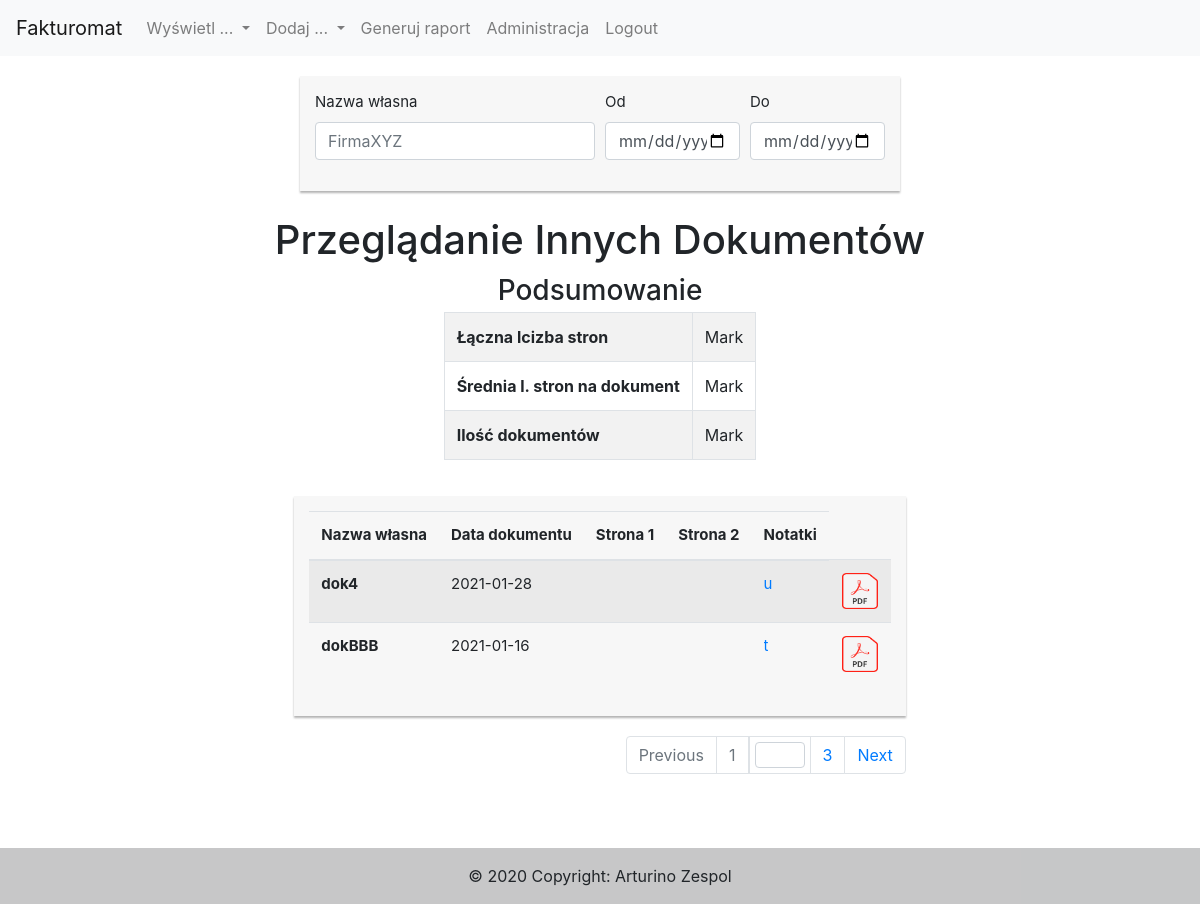
/index.php?action=otherDocuments-show (signed in), run on the app's committed database.
### tables this page shows
CREATE TABLE `otherdocuments` (
  `id` int(11) NOT NULL,
  `name` varchar(255) NOT NULL,
  `date` date NOT NULL,
  `notes` text NOT NULL,
  `firstSide` varchar(255) NOT NULL,
  `secondSide` varchar(255) NOT NULL
);

### models/repositories/OtherDocumentsRepository.php (called while the page is built, shortened)
<?php
class OtherDocumentsRepository
{
    public function getAll( $limit = 0, $order="date") {
        global $config;
        $pdo = new PDO($config['dsn'], $config['login'], $config['password']);
        $query = "SELECT *
                FROM `otherdocuments` as `o`
                ORDER BY $order DESC".($limit != 0 ? " LIMIT $limit" : "");
        $sth = $pdo->prepare($query);
        $sth->execute();
        $result = $sth->fetchAll(PDO::FETCH_CLASS, "OtherDocuments");
        return $result;
    }
}

### models/OtherDocuments.php (called while the page is built, shortened)
<?php
class OtherDocuments implements JsonSerializable
{
    private $id;
    private $name;
    private $date;
    private $notes;
    public function getId()
    {
        return $this->id;
    }
    public function getName()
    {
        return $this->name;
    }
    public function getDate()
    {
        return $this->date;
    }
    public function getNotes()
    {
        return $this->notes;
    }
    public function jsonSerialize()
    {
        $vars = get_object_vars($this);
        return $vars;
    }
}

### views/otherDocs/OtherDocumentsIndexView.php (the view, shortened to what this page needs)
<?php
class otherDocumentsIndexView
{
    public static function render( $recordsMainTable, $numberOfRecordsInDB, $reportData = [])
    {
        $id = "otherDocumentsIndex";
        ?>
        <?= Layout::header() ?>
            <div class="row">
                <div class="col"></div>
                <div class="col-md col-md-auto">
                    <div id="<?= $id ?>SearchBox" class="my-search-box">
                        <form id="<?= $id ?>SearchForm_">
                            <div class="form-row">
                                <div class="form-group col-lg-6 col-md-12">
                                    <label for="SearchForm_name">Nazwa własna</label>
                                    <input id="SearchForm_name" maxlength="30" type="text" class="form-control" pattern="^[\d\w]*$" placeholder="FirmaXYZ" onfocusout="filterDataInInvoiceSaleIndexTable();">
                                </div>
                                <div class="form-group col-lg-3  col-md-6">
                                    <label for="SearchForm_dateAddStart">Od</label>
                                    <input id="SearchForm_dateAddStart" type="date" class="form-control" oninput="filterDataInInvoiceSaleIndexTable();">
                                </div>
                                <div class="form-group col-lg-3  col-md-6">
                                    <label for="SearchForm_dateAddEnd">Do</label>
                                    <input id="SearchForm_dateAddEnd" type="date" class="form-control" oninput="filterDataInInvoiceSaleIndexTable();">
                                </div>
                            </div>
                        </form>
                    </div>
                </div>
                <div class="col"></div>
            </div>
            <div class="row">
                <div class="col"></div>
                <div class="col-md col-md-auto">
                    <h1 class="title">Przeglądanie Innych Dokumentów</h1>
                </div>
                <div class="col"></div>
                <div class="col"></div>
                <div class="col-md col-md-auto">
                    <h3 class="title">Podsumowanie</h3>
                    <table class="table table-striped table-bordered">
                        <tbody>
                        <tr>
                            <th scope="row">Łączna lcizba stron</th>
                            <td>Mark</td>
                        </tr>
                        <tr>
                            <th scope="row">Średnia l. stron na dokument</th>
                            <td>Mark</td>
                        </tr>
                        <tr>
                            <th scope="row">Ilość dokumentów</th>
                            <td>Mark</td>
                        </tr>
                        </tbody>
                    </table>
                </div>
                <div class="col"></div>
            </div>
            <div class="row">
                <div class="col"></div>
                <div class="col-md col-md-auto">
                    <div id="invoice-sale-index" class="my-form-box">
                        <table id="<?= $id ?>Table" class="table table-striped">
                            <thead>
                            <tr>
                                <th scope="col">Nazwa własna</th>
                                <th scope="col">Data dokumentu</th>
                                <th scope="col" style="max-width: 100px;">Strona 1</th>
                                <th scope="col" style="max-width: 100px;">Strona 2</th>
                                <th scope="col" class="showDataIndexTableWider">Notatki</th>
                            </tr>
                            </thead>
                            <tbody>
                                <?php
                                    foreach ($recordsMainTable as $val) {
                                        echo '<tr>';
                                        echo '<th scope="row">'.$val->getName().'</th>';
                                        echo '<td class="">'.$val->getDate().'</td>';
                                        echo '<td class="" style="max-width: 100px;">'.$val->getFirstSide().'</td>';
                                        echo '<td class="" style="max-width: 100px;">'.$val->getSecondSide().'</td>';
                                        echo '<td class="showDataIndexTableWider"><a href="#" class="notate-tablefield" data-toggle="modal" data-target="#'.$id.'Modal" onclick=\'changeDataInModal('
                                            .json_encode($val)
                                            .');\'>'.$val->getNotes().'</a></td>';
                                        echo '<td class="showDataIndexTableWider"><a class="btn" href="index.php?action=getFile&fileType=otherDocs&fileNumber='
                                            .$val->getId()
                                            .'"><img class="pdfIcon" src="./images/pdf_image.png"></a></td>';
                                        echo '</tr>';
                                    }
                                ?>
                            </tbody>
                        </table>
                    </div>
                    <nav id="Nav" class="my-navs" aria-label="...">
                        <ul class="pagination justify-content-end">
                            <li id="NavPrev" class="page-item disabled">
                                <button class="page-link" onclick="changePageInTable('prev');" aria-disabled="true">Previous</button>
                            </li>
                            <li id="NavFirst" class="page-item disabled">
                                <button class="page-link" onclick="changePageInTable(1);" aria-disabled="true" >1</button>
                            </li>
                            <li class="page-item" aria-current="page">
                                <a id="NavPageSelector" class="page-link" href="#">
                                    <input type="number" maxlength="4" min="1" class="form-control" oninput="changePageInTable(this.value);">
                                </a>
                            </li>
                            <li id="NavLast" class="page-item">
                                <button  class="page-link" onclick="changePageInTable(parseInt(this.innerText));"><?= $numberOfRecordsInDB ?></button>
                            </li>
                            <li id="NavNext" class="page-item">
                                <button  class="page-link" onclick="changePageInTable('next');">Next</button>
                            </li>
                        </ul>
                    </nav>
                </div>
                <div class="col"></div>
            </div>
        <?= Layout::footer() ?>
        <?php
        $html = ob_get_clean();
        return $html;
    }
}
?>

### styles.css (style rules this page uses)
#form-control, .btn { min-height: 38px; border-radius: 2px; }
.my-form-box { background: #f7f7f7; font-size: 15px; margin: 20px; box-shadow: 0px 2px 2px rgba(0, 0, 0, 0.3); padding: 15px; }
.title { text-align: center; margin: 5px; }
.my-search-box { background: #f7f7f7; font-size: 15px; margin: 20px; box-shadow: 0px 2px 2px rgba(0, 0, 0, 0.3); padding: 15px; max-width: 600px; }
.notate-tablefield { overflow: hidden; max-height: 50px; display: block; width: 50px; word-wrap: break-word; }
td { overflow: hidden; text-overflow: ellipsis; }
th.showDataIndexTableWider,td.showDataIndexTableWider { display: none; }
@media (min-width: 992px) { th.showDataIndexTableWider,td.showDataIndexTableWider { display: table-cell; } }
td.showDataIndexTableWider a.btn { margin: 0px; padding: 0px; }
.pdfIcon { width: 36px; height: 36px; }
.my-navs { margin: 20px 20px 80px 20px; }
#NavPageSelector { margin: 0px; padding: 5px; }
#NavPageSelector input { margin: 0px; padding: 5px; width: 50px; height: 26px; }

### data on the page
otherdocuments: name "dok4", date "2021-01-28", notes "u"
otherdocuments: name "dokBBB", date "2021-01-16", notes "t"

### other printed values
$numberOfRecordsInDB "3"
